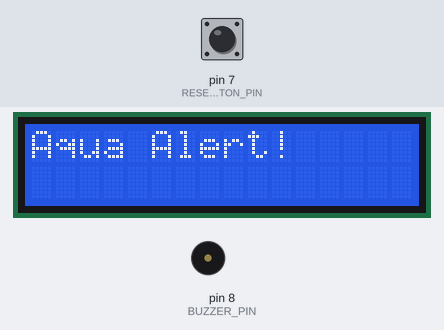
A sketch run on a simulated Arduino Uno, built with avr-gcc and run on an emulated ATmega328P. Shown: 16×2 character LCD, buzzer (waves = sounding, pin HIGH). The test bench sets the inputs (shaded band); at power-on: pin 7 (RESET_BUTTON_PIN) HIGH.

Above: at 0.1 s.
At 2.7 s:
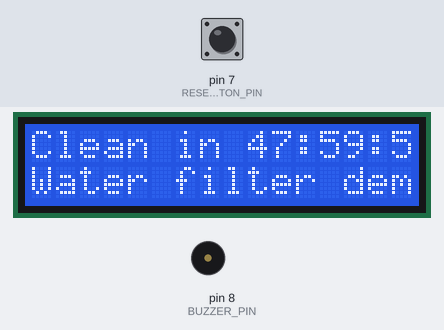
2.8 s: pin 7 (RESET_BUTTON_PIN) pulled LOW for 0.6 s
At 3.7 s:
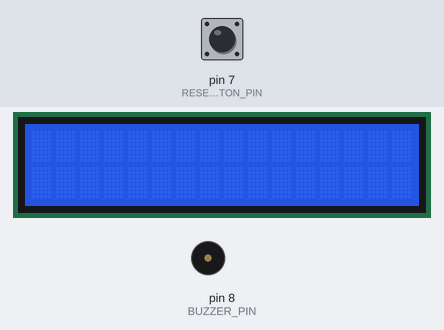
5.3 s: pin 7 (RESET_BUTTON_PIN) pulled LOW for 1 s
8.5 s: pin 7 (RESET_BUTTON_PIN) pulled LOW for 3.2 s
Timing chart, 0 to 11.5 s (numbered marks = the images above; inputs shaded):
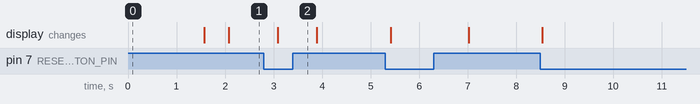

Measured:
- after the input at 2.8 s, the display: changes after 0.29 s (image 2)

The sketch:

demo.ino
```cpp
#include <LiquidCrystal.h>

// Pins
const int LCD_PIN_REGISTER_SELECT = 12;
const int LCD_PIN_ENABLE          = 11;
const int LCD_PIN_DATA4           = 5;
const int LCD_PIN_DATA5           = 4;
const int LCD_PIN_DATA6           = 3;
const int LCD_PIN_DATA7           = 2;

const int RESET_BUTTON_PIN = 7;
const int BUZZER_PIN       = 8;

// Settings
const int CLEANING_INTERVAL_HOURS = 48;

// Global Variables
LiquidCrystal lcd(LCD_PIN_REGISTER_SELECT, LCD_PIN_ENABLE,
                  LCD_PIN_DATA4, LCD_PIN_DATA5, LCD_PIN_DATA6, LCD_PIN_DATA7);

unsigned long timerStartMs    = 0;
unsigned long intervalMs      = (unsigned long)CLEANING_INTERVAL_HOURS * 60 * 60 * 1000;
bool          alarmIsRinging  = false;

// Setup
void setup() {
  pinMode(RESET_BUTTON_PIN, INPUT_PULLUP);
  pinMode(BUZZER_PIN, OUTPUT);

  lcd.begin(16, 2);
  lcd.print("Aqua Alert!");
  delay(1500);
  lcd.clear();

  timerStartMs = millis();
}

// Loop
void loop() {
  unsigned long elapsed   = millis() - timerStartMs;
  unsigned long remaining;
  if (elapsed >= intervalMs) {
    remaining = 0;
  }
  else {
    remaining = intervalMs - elapsed;
  }

  // When timer runs out, ring the alarm
  if (remaining == 0 && !alarmIsRinging) {
    alarmIsRinging = true;
    tone(BUZZER_PIN, 1000);
  }

  // Show the right screen depending on state
  if (alarmIsRinging) {
    lcd.setCursor(0, 0);
    lcd.print("!! Clean water !! ");
    lcd.setCursor(0, 1);
    lcd.print("Press to reset    ");
  } else {
    // Display time remaining as HH:MM:SS
    unsigned long totalSeconds = remaining / 1000;
    int hours   = totalSeconds / 3600;
    int minutes = (totalSeconds % 3600) / 60;
    int seconds = totalSeconds % 60;

    char timeDisplay[17];

    // write info into char array timeDisplay
    snprintf(timeDisplay, sizeof(timeDisplay), "Clean in %02d:%02d:%02d", hours, minutes, seconds);

    lcd.setCursor(0, 0);
    lcd.print(timeDisplay);
    lcd.setCursor(0, 1);
    lcd.print("Water filter demo ");
  }

  // Reset button stops the alarm and restarts the timer
  if (digitalRead(RESET_BUTTON_PIN) == LOW) {
    noTone(BUZZER_PIN);
    alarmIsRinging = false;
    timerStartMs   = millis();
    lcd.clear();
    delay(300);  // debounce
  }

  delay(500);
}
```
